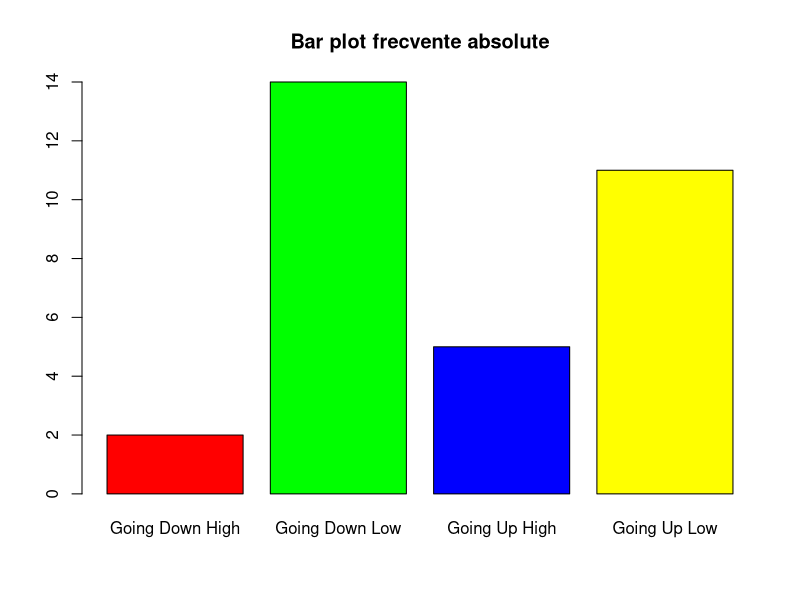
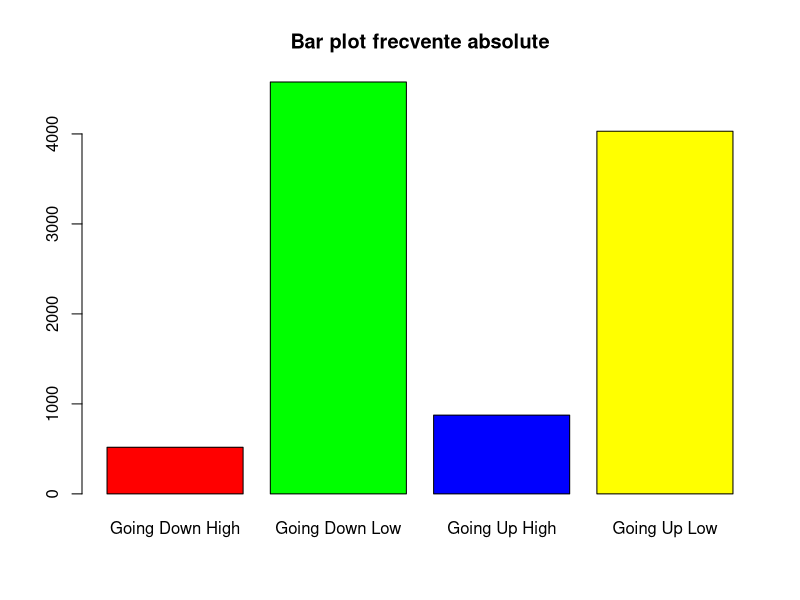

Recreate these plots in R, in order.
# introducem matricea de trecere P
P <- matrix(c(0.06, 0.41, 0.53, 0,
              0.07, 0.42, 0.47, 0.04,
              0.08, 0.40, 0.47, 0.06,
              0.40, 0.40, 0.10, 0.10),
            nrow = 4,
            byrow = TRUE)
P # returneaza matricea P
class(P) # solicitam tipul obiectului P definit anterior
dim(P) # returneaza numarul de linii si coloane al matricei P

# definim un vector care sa contina starile lantului Markov
states <- c("Going Up High", "Going Up Low", "Going Down Low","Going Down High")
states

# adaugam etichete liniilor matricei P, etichetele fiind elementele vectorului starilor
rownames(P) <- states
P
# adaugam etichete stari pentru fiecare coloana
colnames(P) <- states
P

?rowSums() # help pentru functia care returneaza suma elementelor de pe fiecare linie
rowSums(P) # suma elementelor de pe fiecare linie a unei matrice stochastice trebuie sa fie egala cu 1

# introducem distributia initiala a lantului,
# adica distributia alfa a lui X0, care este o distributie uniforma pe spatiul starilor S
init <- c(0, 0, 0, 1) #Piata debuteaza cu Going Down High
init
sum(init) # intotdeauna egala cu 1

# asociem vectorului distributiei initiale etichetele starilor
names(init) <- states

init

sum(init)

# simularea traiectoriei pentru 31 de zile

markov <- function(init,matrice,n,labels) {
  # daca starile nu sunt precizate, atunci starile sunt numerotate 1,....,k
  if (missing(labels)) labels <- 1:length(init)
  # construieste un vector denumit simlist cu n+1 elemente, initializat cu toate elementele 0
  simlist <- numeric(n+1)
  # starile sunt etichetele 1, 2, ..., k, unde k este numarul de stari al lantului
  states <- 1:length(init)
  # primul element al vectorului simlist este o realizare sau simularea unei singure stari
  # din distributia lui X0, adica din distributia initiala a lantului
  simlist[1] <- sample(states,
                       1,
                       prob=init)
  # celelalte elemente ale vectorului simlist, adica simlist[2], ..., simlist[n+1]
  # reprezinta fiecare cate o realizare sau o simulare
  # din distributia de probabilitate data de linia simlist[i-1] a matricei P
  for (i in 2:(n+1)) 
  { simlist[i] <- sample(states,
                         1,
                         prob=matrice[simlist[i-1],]) }
  labels[simlist] # ataseaza starile corespunzatoare elementelor vectorului simlist
}


traiectorie <- markov(init,P,31,states)
traiectorie

# ultima pozitie, adica a 32-a, din sirul sau traiectoria simulata
# reprezinta starea pt X31, adica starea in care se gaseste peste n=31 zile
# piata care a inceput cu "Going Down High"
traiectorie[32] 

# distributia de frecvente absolute
z<-table(traiectorie)
z
barplot(z, main = "Bar plot frecvente absolute", col = c("Red","Green","Blue", "Yellow"))

# distributia de frecvente relative
table(traiectorie)/length(traiectorie)


# Verificam daca matricea P este regulara
P > 0 #fals

# Calculam puterea a 2-a a matricei
P2 <- P%*%P
P2 > 0 #adevarat

# Matricea P este regulara deoarece P2 este pozitiva


# Aflam distributia stationara 
stationary <- function(matrice) {
  x = eigen(t(matrice))$vectors[,1]
  as.double(x/sum(x))
}


# Verificam daca distributia este intr-adevar stationara si verificam egalitatea
#  pi * P = pi
stationary(P)
round(stationary(P), digits = 2)
distr_stationara <- stationary(P)
distr_stationara
stationary(P) %*% P
stationary(P) %*% P == stationary(P)
round(stationary(P) %*% P, digits = 2) == round(stationary(P), digits = 2)



# Scriem matricea pi
lim_p <- matrix(c(0.09, 0.41, 0.46, 0.05,
                  0.09, 0.41, 0.46, 0.05,
                  0.09, 0.41, 0.46, 0.05,
                  0.09, 0.41, 0.46, 0.05
),
nrow = 4,
byrow = TRUE)
colnames(lim_p) <- states
rownames(lim_p) <- states
lim_p

# Simularea traiectoriei de 10 000 de ori

sim_total <- replicate(10000,
                       markov(init,P,31,states))
sim_total

class(sim_total) # obiect de tip matrice
dim(sim_total) # 32 linii, corespunzatoare momentelor de timp, si 10 000 coloane, pt fiecare stare


sim_total[32,] # linia 32 din matricea sim_total

# dupa 31 zile de la momentul initial, in ce stare se afla piata?
Q <- table(sim_total[32,]) # distributia de frecvente absolute
Q
barplot(Q, main = "Bar plot frecvente absolute", col = c("Red","Green","Blue", "Yellow"))
# care sunt proportiile starilor pietelor?
table(sim_total[32,])/10000 # distributia de frecvente relative



